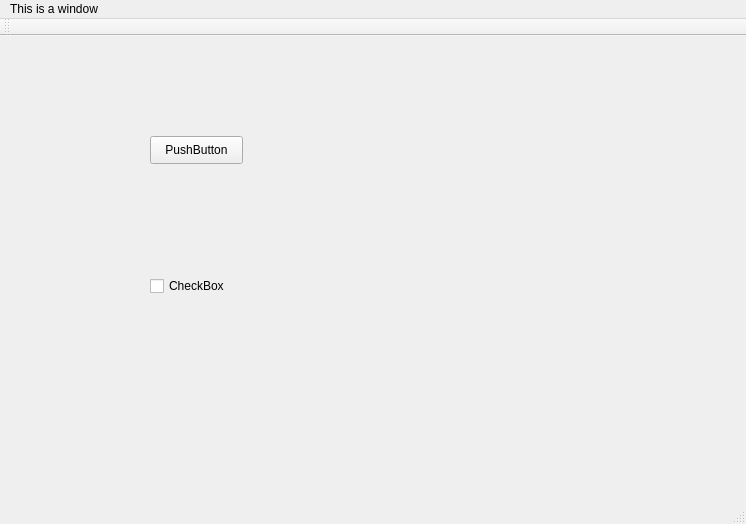
<?xml version="1.0" encoding="UTF-8"?>
<ui version="4.0">
 <class>MainWindow</class>
 <widget class="QMainWindow" name="MainWindow">
  <property name="geometry">
   <rect>
    <x>0</x>
    <y>0</y>
    <width>746</width>
    <height>524</height>
   </rect>
  </property>
  <property name="windowTitle">
   <string>MainWindow</string>
  </property>
  <widget class="QWidget" name="centralWidget">
   <widget class="QPushButton" name="pushButton">
    <property name="geometry">
     <rect>
      <x>150</x>
      <y>100</y>
      <width>93</width>
      <height>28</height>
     </rect>
    </property>
    <property name="text">
     <string>PushButton</string>
    </property>
   </widget>
   <widget class="QCheckBox" name="checkBox">
    <property name="geometry">
     <rect>
      <x>150</x>
      <y>240</y>
      <width>81</width>
      <height>20</height>
     </rect>
    </property>
    <property name="text">
     <string>CheckBox</string>
    </property>
   </widget>
  </widget>
  <widget class="QMenuBar" name="menuBar">
   <property name="geometry">
    <rect>
     <x>0</x>
     <y>0</y>
     <width>746</width>
     <height>26</height>
    </rect>
   </property>
   <widget class="QMenu" name="menuThis_is_a_window">
    <property name="title">
     <string>This is a window</string>
    </property>
   </widget>
   <addaction name="menuThis_is_a_window"/>
  </widget>
  <widget class="QToolBar" name="mainToolBar">
   <attribute name="toolBarArea">
    <enum>TopToolBarArea</enum>
   </attribute>
   <attribute name="toolBarBreak">
    <bool>false</bool>
   </attribute>
  </widget>
  <widget class="QStatusBar" name="statusBar"/>
 </widget>
 <layoutdefault spacing="6" margin="11"/>
 <resources/>
 <connections/>
</ui>
